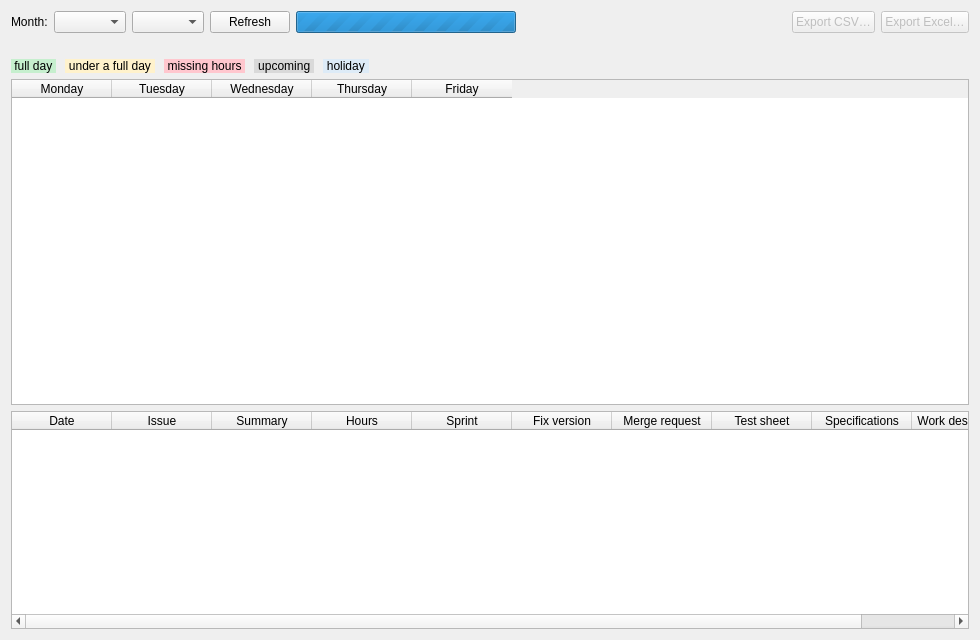
<?xml version="1.0" encoding="UTF-8"?>
<ui version="4.0">
 <class>TimesheetWidget</class>
 <widget class="QWidget" name="TimesheetWidget">
  <property name="geometry">
   <rect>
    <x>0</x>
    <y>0</y>
    <width>980</width>
    <height>640</height>
   </rect>
  </property>
  <layout class="QVBoxLayout" name="verticalLayout">
   <item>
    <layout class="QHBoxLayout" name="controls">
     <item>
      <widget class="QLabel" name="monthLabel">
       <property name="text">
        <string>Month:</string>
       </property>
      </widget>
     </item>
     <item>
      <widget class="QComboBox" name="month"/>
     </item>
     <item>
      <widget class="QComboBox" name="year"/>
     </item>
     <item>
      <widget class="QPushButton" name="refresh">
       <property name="text">
        <string>Refresh</string>
       </property>
      </widget>
     </item>
     <item>
      <widget class="QProgressBar" name="progress">
       <property name="maximumSize">
        <size>
         <width>220</width>
         <height>16777215</height>
        </size>
       </property>
       <property name="maximum">
        <number>0</number>
       </property>
       <property name="textVisible">
        <bool>false</bool>
       </property>
      </widget>
     </item>
     <item>
      <spacer name="horizontalSpacer">
       <property name="orientation">
        <enum>Qt::Horizontal</enum>
       </property>
       <property name="sizeHint" stdset="0">
        <size>
         <width>40</width>
         <height>20</height>
        </size>
       </property>
      </spacer>
     </item>
     <item>
      <widget class="QPushButton" name="exportCsv">
       <property name="enabled">
        <bool>false</bool>
       </property>
       <property name="text">
        <string>Export CSV…</string>
       </property>
      </widget>
     </item>
     <item>
      <widget class="QPushButton" name="exportXlsx">
       <property name="enabled">
        <bool>false</bool>
       </property>
       <property name="toolTip">
        <string>The two-sheet workbook: a flat work log, and the colour-banded calendar for the month.</string>
       </property>
       <property name="text">
        <string>Export Excel…</string>
       </property>
      </widget>
     </item>
    </layout>
   </item>
   <item>
    <widget class="QLabel" name="summary">
     <property name="text">
      <string notr="true"/>
     </property>
     <property name="textFormat">
      <enum>Qt::RichText</enum>
     </property>
     <property name="wordWrap">
      <bool>true</bool>
     </property>
    </widget>
   </item>
   <item>
    <widget class="QLabel" name="legend">
     <property name="text">
      <string>&lt;span style='background:#C6EFCE;'&gt;&amp;nbsp;full day&amp;nbsp;&lt;/span&gt; &amp;nbsp; &lt;span style='background:#FFF2CC;'&gt;&amp;nbsp;under a full day&amp;nbsp;&lt;/span&gt; &amp;nbsp; &lt;span style='background:#FFC7CE;'&gt;&amp;nbsp;missing hours&amp;nbsp;&lt;/span&gt; &amp;nbsp; &lt;span style='background:#D9D9D9;'&gt;&amp;nbsp;upcoming&amp;nbsp;&lt;/span&gt; &amp;nbsp; &lt;span style='background:#DDEBF7;'&gt;&amp;nbsp;holiday&amp;nbsp;&lt;/span&gt;</string>
     </property>
     <property name="textFormat">
      <enum>Qt::RichText</enum>
     </property>
    </widget>
   </item>
   <item>
    <widget class="QTableWidget" name="calendar">
     <property name="sizePolicy">
      <sizepolicy hsizetype="Expanding" vsizetype="Expanding">
       <horstretch>0</horstretch>
       <verstretch>3</verstretch>
      </sizepolicy>
     </property>
     <property name="editTriggers">
      <set>QAbstractItemView::NoEditTriggers</set>
     </property>
     <property name="selectionMode">
      <enum>QAbstractItemView::SingleSelection</enum>
     </property>
     <property name="wordWrap">
      <bool>true</bool>
     </property>
     <attribute name="verticalHeaderVisible">
      <bool>false</bool>
     </attribute>
     <column>
      <property name="text">
       <string>Monday</string>
      </property>
     </column>
     <column>
      <property name="text">
       <string>Tuesday</string>
      </property>
     </column>
     <column>
      <property name="text">
       <string>Wednesday</string>
      </property>
     </column>
     <column>
      <property name="text">
       <string>Thursday</string>
      </property>
     </column>
     <column>
      <property name="text">
       <string>Friday</string>
      </property>
     </column>
    </widget>
   </item>
   <item>
    <widget class="QTableWidget" name="table">
     <property name="sizePolicy">
      <sizepolicy hsizetype="Expanding" vsizetype="Expanding">
       <horstretch>0</horstretch>
       <verstretch>2</verstretch>
      </sizepolicy>
     </property>
     <property name="editTriggers">
      <set>QAbstractItemView::NoEditTriggers</set>
     </property>
     <property name="alternatingRowColors">
      <bool>true</bool>
     </property>
     <property name="selectionBehavior">
      <enum>QAbstractItemView::SelectRows</enum>
     </property>
     <property name="sortingEnabled">
      <bool>true</bool>
     </property>
     <attribute name="verticalHeaderVisible">
      <bool>false</bool>
     </attribute>
     <column>
      <property name="text">
       <string>Date</string>
      </property>
     </column>
     <column>
      <property name="text">
       <string>Issue</string>
      </property>
     </column>
     <column>
      <property name="text">
       <string>Summary</string>
      </property>
     </column>
     <column>
      <property name="text">
       <string>Hours</string>
      </property>
     </column>
     <column>
      <property name="text">
       <string>Sprint</string>
      </property>
     </column>
     <column>
      <property name="text">
       <string>Fix version</string>
      </property>
     </column>
     <column>
      <property name="text">
       <string>Merge request</string>
      </property>
     </column>
     <column>
      <property name="text">
       <string>Test sheet</string>
      </property>
     </column>
     <column>
      <property name="text">
       <string>Specifications</string>
      </property>
     </column>
     <column>
      <property name="text">
       <string>Work description</string>
      </property>
     </column>
    </widget>
   </item>
  </layout>
 </widget>
 <resources/>
 <connections/>
</ui>
